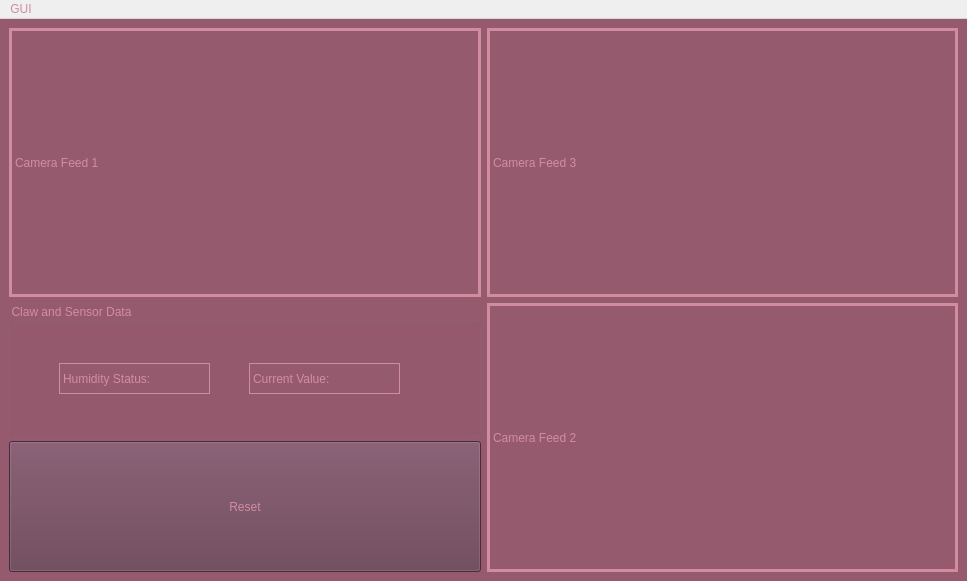
<?xml version="1.0" encoding="UTF-8"?>
<ui version="4.0">
 <class>MainWindow</class>
 <widget class="QMainWindow" name="MainWindow">
  <property name="geometry">
   <rect>
    <x>0</x>
    <y>0</y>
    <width>967</width>
    <height>581</height>
   </rect>
  </property>
  <property name="sizePolicy">
   <sizepolicy hsizetype="Expanding" vsizetype="Expanding">
    <horstretch>0</horstretch>
    <verstretch>0</verstretch>
   </sizepolicy>
  </property>
  <property name="windowTitle">
   <string>MainWindow</string>
  </property>
  <property name="styleSheet">
   <string notr="true">color: rgb(210, 140, 160)</string>
  </property>
  <property name="toolButtonStyle">
   <enum>Qt::ToolButtonStyle::ToolButtonIconOnly</enum>
  </property>
  <widget class="QWidget" name="GUI">
   <property name="styleSheet">
    <string notr="true">background-color:rgb(150, 90, 110)
</string>
   </property>
   <layout class="QGridLayout" name="gridLayout">
    <item row="3" column="2" rowspan="2">
     <widget class="QLabel" name="Camera_Feed_2">
      <property name="sizePolicy">
       <sizepolicy hsizetype="Preferred" vsizetype="Preferred">
        <horstretch>0</horstretch>
        <verstretch>0</verstretch>
       </sizepolicy>
      </property>
      <property name="frameShape">
       <enum>QFrame::Shape::Panel</enum>
      </property>
      <property name="lineWidth">
       <number>3</number>
      </property>
      <property name="text">
       <string>Camera Feed 2</string>
      </property>
     </widget>
    </item>
    <item row="4" column="0">
     <widget class="QPushButton" name="Trans_reset">
      <property name="sizePolicy">
       <sizepolicy hsizetype="Preferred" vsizetype="Preferred">
        <horstretch>0</horstretch>
        <verstretch>0</verstretch>
       </sizepolicy>
      </property>
      <property name="styleSheet">
       <string notr="true">background: rgb(100, 60, 80)</string>
      </property>
      <property name="text">
       <string>Reset</string>
      </property>
     </widget>
    </item>
    <item row="0" column="0" rowspan="2">
     <widget class="QLabel" name="Camera_Feed_1">
      <property name="sizePolicy">
       <sizepolicy hsizetype="Preferred" vsizetype="Preferred">
        <horstretch>0</horstretch>
        <verstretch>0</verstretch>
       </sizepolicy>
      </property>
      <property name="frameShape">
       <enum>QFrame::Shape::Panel</enum>
      </property>
      <property name="lineWidth">
       <number>3</number>
      </property>
      <property name="text">
       <string>Camera Feed 1</string>
      </property>
     </widget>
    </item>
    <item row="0" column="2" rowspan="2">
     <widget class="QLabel" name="Camera_Feed_3">
      <property name="sizePolicy">
       <sizepolicy hsizetype="Preferred" vsizetype="Preferred">
        <horstretch>0</horstretch>
        <verstretch>0</verstretch>
       </sizepolicy>
      </property>
      <property name="frameShape">
       <enum>QFrame::Shape::Panel</enum>
      </property>
      <property name="lineWidth">
       <number>3</number>
      </property>
      <property name="text">
       <string>Camera Feed 3</string>
      </property>
     </widget>
    </item>
    <item row="3" column="0">
     <widget class="QGroupBox" name="Sensor_Data">
      <property name="title">
       <string>Claw and Sensor Data</string>
      </property>
      <property name="flat">
       <bool>false</bool>
      </property>
      <widget class="QLabel" name="Humidity_Data">
       <property name="geometry">
        <rect>
         <x>50</x>
         <y>60</y>
         <width>151</width>
         <height>31</height>
        </rect>
       </property>
       <property name="styleSheet">
        <string notr="true">background: rbg(100, 60, 80)</string>
       </property>
       <property name="frameShape">
        <enum>QFrame::Shape::Box</enum>
       </property>
       <property name="lineWidth">
        <number>1</number>
       </property>
       <property name="text">
        <string>Humidity Status: </string>
       </property>
      </widget>
      <widget class="QLabel" name="Current_Data">
       <property name="geometry">
        <rect>
         <x>240</x>
         <y>60</y>
         <width>151</width>
         <height>31</height>
        </rect>
       </property>
       <property name="styleSheet">
        <string notr="true">background: rbg(100, 60, 80)</string>
       </property>
       <property name="frameShape">
        <enum>QFrame::Shape::Box</enum>
       </property>
       <property name="lineWidth">
        <number>1</number>
       </property>
       <property name="text">
        <string>Current Value: </string>
       </property>
      </widget>
     </widget>
    </item>
   </layout>
  </widget>
  <widget class="QMenuBar" name="menubar">
   <property name="geometry">
    <rect>
     <x>0</x>
     <y>0</y>
     <width>967</width>
     <height>24</height>
    </rect>
   </property>
   <widget class="QMenu" name="menuGUI">
    <property name="title">
     <string>GUI</string>
    </property>
   </widget>
   <addaction name="menuGUI"/>
  </widget>
 </widget>
 <resources/>
 <connections/>
</ui>
